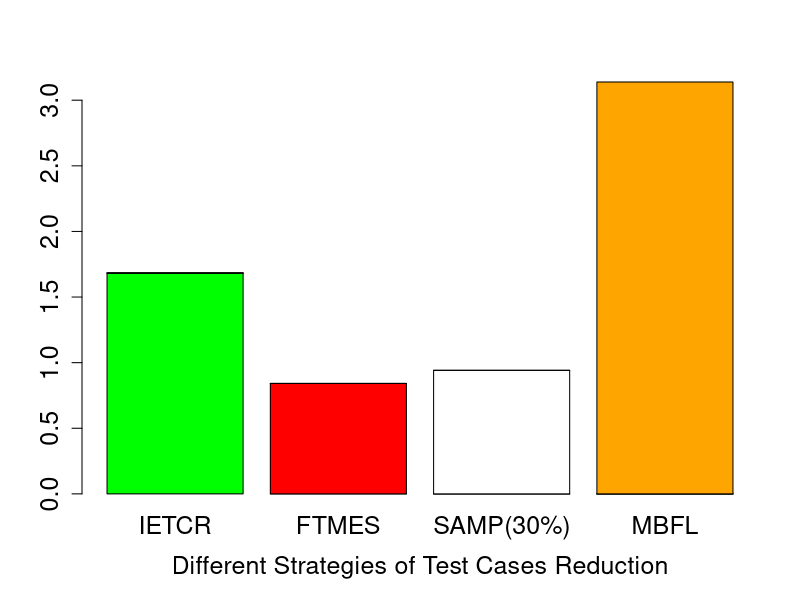

Recreate this plot in R.
setwd('C:/Research/Experiment/DataAnalysis/barGraph')

colors = c("green","red","white","orange")
nbar = 4
nblock = 4
# read the data from csv file, save to list
d = read.csv("method.csv",head=FALSE, sep=",",na.strings = "")
show(d)
# change the list to matrix
m = matrix(unlist(d),nbar+1,nblock)
show(m)
# delete the first row
m = m[-1,]
show(m)
# change the data type
m = as.numeric(as.character(m))
# change the unit to million
m = m/1000000
show(m)
# construct matri
m = matrix(m,nrow=nblock,ncol=nbar,byrow=TRUE)
# Create the bar chart.
barplot(m,main="",cex.axis=1.5,cex.lab=1.5, cex.main=1.5,cex.names=1.5,names.arg=c("IETCR","FTMES","SAMP(30%)","MBFL"),xlab="Different Strategies of Test Cases Reduction",ylab="",col=colors)
